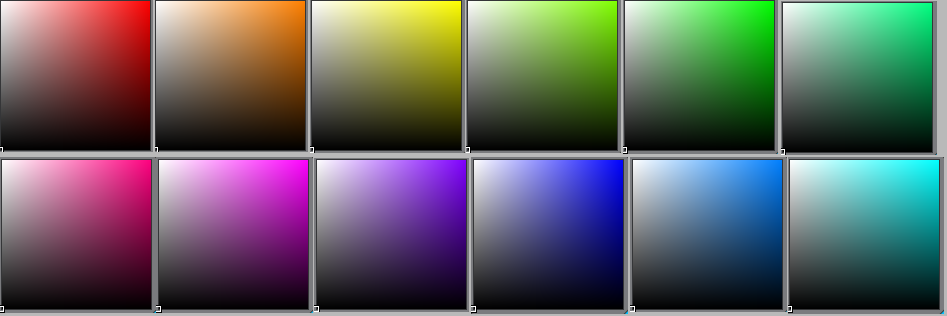
#> input picture Mask generation/saturation mask according to rgb value/example/in.png, 947 x 316 px, found by its file name
$ python 'saturation mask according to rgb value.py'
#> lines starting #> are read from the running program, lines starting #| are printed output that depends on the picture
# [10 lines of commented-out code are left out]


import numpy as np
from PIL import Image
img = Image.open("in.png") #jpg, png, etc.
#> img is the input picture: PIL image 947x316 RGBA; mean R, G, B, A 99.1, 99.3, 99.4, 255
pix = img.load()


max = 0.
min = 0.
ratio =0.
hight = img.size[0]
#> hight = 947

for x in range(img.size[0]):
    if x % 16 ==0:
        print(str(int((x*100.)/hight))+"%")
    for y in range(img.size[1]):
        max = np.max(pix[x,y][0:3])
        min = np.min(pix[x,y][0:3])
        if 0==max:
            ratio = 0
        else:
            ratio = int(255*(min/max))
        pix[x,y] = (ratio,ratio,ratio,255)


img.save("output saturation mask according to rgb value.png")
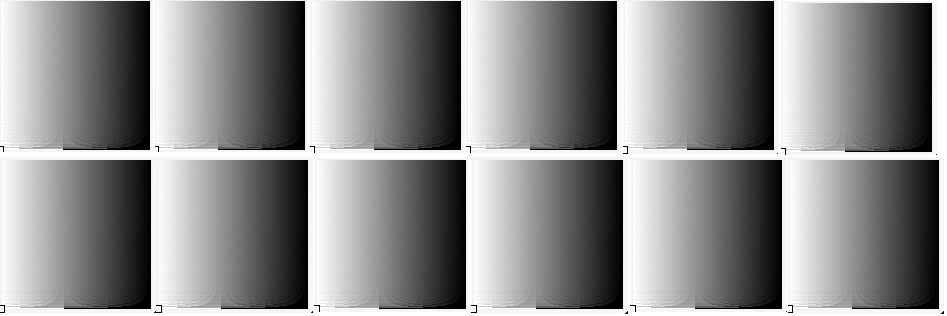
#> saved as output saturation mask according to rgb value.png: PIL image 947x316 RGBA; mean R, G, B, A 139, 139, 139, 255

exit()
#> (the program exits here)
